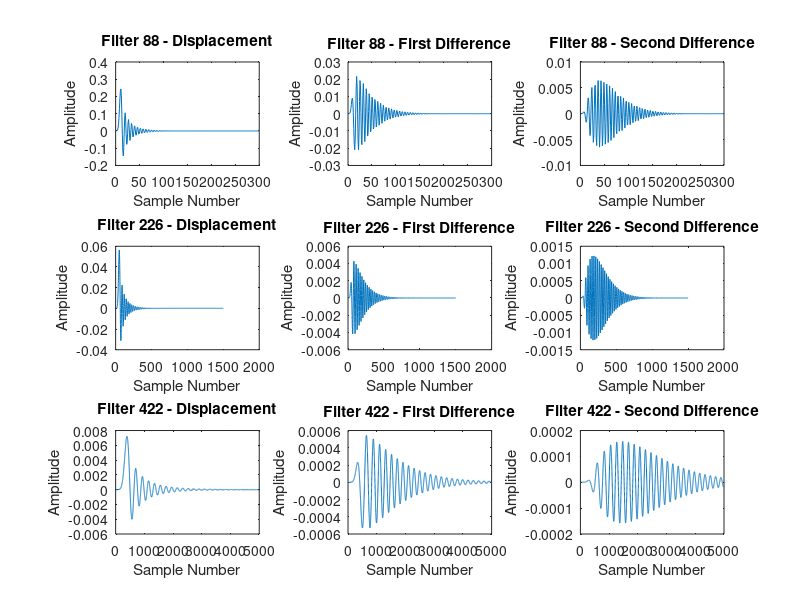
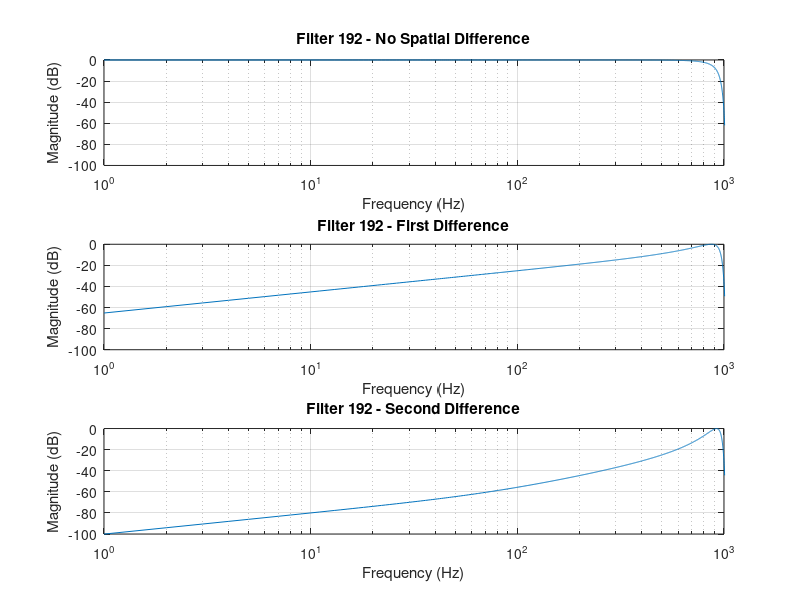
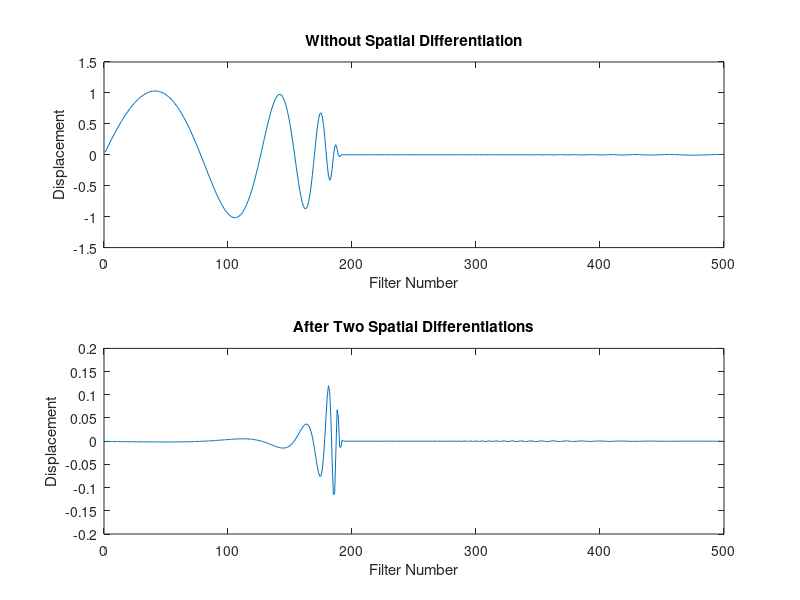
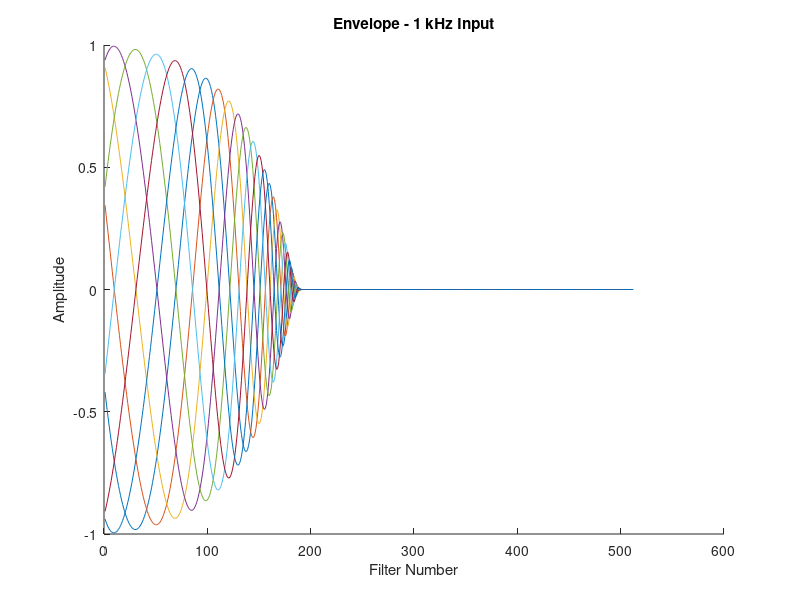

Here is the MATLAB script that generated these plots, in order: (Note: this script raises an error after producing the figures.)
%% Parameters

n = 512;

Qz = 1000000; % set to inf for this stuff
Qp = 8;

fs = 16e3;
dx = 3.5 / n;

% indices for analogue parameters
dist_idx = 1;
fp_idx = 2;
fn_idx = 3;
bwp_idx = 4;
bwz_idx = 5;

% indices for digital parameters
theta_p_idx = 1;
theta_z_idx = 2;
dbwp_idx = 3;
dbwz_idx = 4;

% indices for coefficients
Gp_idx = 1;
b1_idx = 2;
b2_idx = 3;
Gz_idx = 4;
a1_idx = 5;
a2_idx = 6;

% initialise matrices
params = zeros(n, 5);
digi = zeros(n, 4);
coeff = zeros(n, 6);


%% Frequency Calculations

filter_no = 1:n;

arr = 0:(n - 1);
params(:, dist_idx) = arr' * dx;

params(:, fp_idx) = 7500 * 10.^(-0.667 * params(:, dist_idx));

params(1, fn_idx) = 7580;
for i = 2:n
    params(i, fn_idx) = params(i - 1, fp_idx) * 0.985;
end


%% Bandwidth Calculations

for i = 1:n
    params(i, bwp_idx) = params(i, fp_idx) / Qp;
    params(i, bwz_idx) = params(i, fn_idx) / Qz;

    digi(i, theta_p_idx) = params(i, fp_idx) * 2 * pi / fs;
    digi(i, theta_z_idx) = params(i, fn_idx) * 2 * pi / fs;

    digi(i, dbwp_idx) = params(i, bwp_idx) * 2 * pi / fs;
    digi(i, dbwz_idx) = params(i, bwz_idx) * 2 * pi / fs;
end


%% Coefficient Calculations

for i = 1:n
    r = 1 - digi(i, dbwp_idx) / 2;

    coeff(i, b1_idx) = 2 * r * cos(digi(i, theta_p_idx));
    coeff(i, b2_idx) = r^2;

    rz = 1 - digi(i, dbwz_idx) / 2;
    coeff(i, a1_idx) = 2 * rz * cos(digi(i, theta_z_idx));
    coeff(i, a2_idx) = rz^2;

    coeff(i, Gp_idx) = 1 - coeff(i, b1_idx) + coeff(i, b2_idx);
    coeff(i, Gz_idx) = 1 / (1 - coeff(i, a1_idx) + coeff(i, a2_idx));
end


%% Impulse Simulation

N = fs;

x = [1; zeros(N-1, 1)];

displacement = zeros(N, n);
pressure = zeros(N, n);

y = x;

for i = 1:n
    b = coeff(i, Gz_idx) * [1, -coeff(i, a1_idx), coeff(i, a2_idx)];
    a = [1, -coeff(i, b1_idx), coeff(i, b2_idx)];

    y = filter(coeff(i, Gp_idx), a, y);
    displacement(:, i) = y;

    y = filter(b, 1, y);
    pressure(:, i) = y;
end


%% Spatial Differentiation - Impulse

spatial_diff1 = displacement(:, 1:end-1) - displacement(:, 2:end);
spatial_diff2 = spatial_diff1(:, 1:end-1) - spatial_diff1(:, 2:end);


%% FFT - Impulse Response

Y_disp = fft(displacement);
Y_disp1 = fft(spatial_diff1);
Y_disp2 = fft(spatial_diff2);

Y_press = fft(pressure);


%% Plot Impulse Responses

sections = [88, 226, 422];
samples = [300, 1500, 5000];

matrices = {displacement, spatial_diff1, spatial_diff2};
names = {'Displacement', 'First Difference', 'Second Difference'};

figure;

for i = 1:3
    for j = 1:3
        subplot(3, 3, (i-1)*3 + j);

        matrix = matrices{j};
        plot(1:samples(i), matrix(1:samples(i), sections(i)));

        title(sprintf('Filter %d - %s', sections(i), names{j}));
        xlabel('Sample Number');
        ylabel('Amplitude');
    end
end


%% Plot FFT Responses

section = 192;

matrices = {Y_disp, Y_disp1, Y_disp2};
names = {'No Spatial Difference', 'First Difference', 'Second Difference'};

f = (0:floor(N/2)) * fs / N;

figure;

for i = 1:3
    subplot(3, 1, i);

    matrix = matrices{i};

    mag = abs(matrix(1:length(f), section));

    % Normalise so the maximum is 0 dB
    mag = mag / max(mag);

    mag_db = 20 * log10(max(mag, eps));

    semilogx(f(2:end), mag_db(2:end));

    xlim([1, 1000]);
    ylim([-100, 0]);
    grid on;

    title(sprintf('Filter %d - %s', section, names{i}));
    xlabel('Frequency (Hz)');
    ylabel('Magnitude (dB)');
end


%% Sinusoidal Simulation

f_sin = 1000;

t = (0:N-1)' / fs;
x_sin = sin(2*pi*f_sin*t);

displacement_sin = zeros(N, n);
pressure_sin = zeros(N, n);

y = x_sin;

for i = 1:n
    b = coeff(i, Gz_idx) * [1, -coeff(i, a1_idx), coeff(i, a2_idx)];
    a = [1, -coeff(i, b1_idx), coeff(i, b2_idx)];

    y = filter(coeff(i, Gp_idx), a, y);
    displacement_sin(:, i) = y;

    y = filter(b, 1, y);
    pressure_sin(:, i) = y;
end

spatial_sin1 = displacement_sin(:, 1:end-1) - displacement_sin(:, 2:end);
spatial_sin2 = spatial_sin1(:, 1:end-1) - spatial_sin1(:, 2:end);


%% Plot Sinusoidal Spatial Response

sample = 1000;

figure;

subplot(2, 1, 1);
plot(1:size(displacement_sin, 2), displacement_sin(sample, :));
xlim([0, 500]);
xlabel('Filter Number');
ylabel('Displacement');
title('Without Spatial Differentiation');

subplot(2, 1, 2);
plot(1:size(spatial_sin2, 2), spatial_sin2(sample, :));
xlim([0, 500]);
xlabel('Filter Number');
ylabel('Displacement');
title('After Two Spatial Differentiations');


%% Plot Pressure and Spatial Difference Envelopes

matrices = {pressure_sin, spatial_sin2};
num_samples_list = [8, 4];

for j = 1:2
    matrix = matrices{j};
    num_samples = num_samples_list(j);

    start_sample = round(0.5 * fs);
    samples = start_sample + (16 / num_samples) * (0:(num_samples - 1));

    figure;
    hold on;

    for i = samples
        plot(1:size(matrix, 2), matrix(i, :));
    end

    hold off;

    xlabel('Filter Number');
    ylabel('Amplitude');
    title('Envelope - 1 kHz Input');
end


%% Final Validation - Three-Tone Signal

N_test = 2000;
t_test = (0:N_test-1)' / fs;

% Three equal-amplitude sinusoids
f1 = 200;
f2 = 1000;
f3 = 4000;

x_test = sin(2*pi*f1*t_test) ...
       + sin(2*pi*f2*t_test) ...
       + sin(2*pi*f3*t_test);

% Run through cochlear filter bank
displacement_test = zeros(N_test, n);
pressure_test = zeros(N_test, n);

y = x_test;

for i = 1:n

    b = coeff(i, Gz_idx) * ...
        [1, -coeff(i, a1_idx), coeff(i, a2_idx)];

    a = [1, -coeff(i, b1_idx), coeff(i, b2_idx)];

    y = filter(coeff(i, Gp_idx), a, y);
    displacement_test(:, i) = y;

    y = filter(b, 1, y);
    pressure_test(:, i) = y;
end

% Spatial differentiation
spatial_test1 = displacement_test(:, 1:end-1) ...
              - displacement_test(:, 2:end);

spatial_test2 = spatial_test1(:, 1:end-1) ...
              - spatial_test1(:, 2:end);

%% Final Validation - Spatial Displacement Plots

sample_test = 1800;

figure;

subplot(3,1,1);
plot(1:n, displacement_test(sample_test, :));
grid on;
xlabel('Section Number');
ylabel('Displacement');
title('Before Spatial Differentiation');

subplot(3,1,2);
plot(1:n-1, spatial_test1(sample_test, :));
grid on;
xlabel('Section Number');
ylabel('First Difference');
title('After One Stage of Spatial Differentiation');

subplot(3,1,3);
plot(1:n-2, spatial_test2(sample_test, :));
grid on;
xlabel('Section Number');
ylabel('Second Difference');
title('After Two Stages of Spatial Differentiation');

sgtitle(sprintf('Three-Tone Cochlear Response at Sample %d', ...
    sample_test));


%% Final Validation - Frequency Selectivity

% Select 10 sections across the cochlear model
sections = round(linspace(20, 490, 10));

% FFT of impulse responses along the time dimension
N_fft = size(displacement, 1);

Y_disp = fft(displacement, N_fft, 1);
Y_disp2 = fft(spatial_diff2, N_fft, 1);

% Positive frequency axis
f = (0:floor(N_fft/2)) * fs/N_fft;

figure;

%% Before Spatial Differentiation

subplot(2,1,1);
hold on;

for i = 1:length(sections)

    section = sections(i);

    mag = abs(Y_disp(1:length(f), section));

    % Normalise each response to 0 dB
    mag = mag / max(mag);

    mag_db = 20*log10(max(mag, eps));

    semilogx(f(2:end), mag_db(2:end), ...
        'LineWidth', 1.2, ...
        'DisplayName', sprintf('Section %d', section));
end

grid on;
xlim([10 7500]);
ylim([-100 5]);

xlabel('Frequency (Hz)');
ylabel('Normalised magnitude (dB)');
title('Before Spatial Differentiation');
legend('Location', 'bestoutside');


%% After Two Stages of Spatial Differentiation

subplot(2,1,2);
hold on;

for i = 1:length(sections)

    section = sections(i);

    mag = abs(Y_disp2(1:length(f), section));

    % Normalise each response to 0 dB
    mag = mag / max(mag);

    mag_db = 20*log10(max(mag, eps));

    semilogx(f(2:end), mag_db(2:end), ...
        'LineWidth', 1.2, ...
        'DisplayName', sprintf('Section %d', section));
end

grid on;
xlim([10 7500]);
ylim([-100 5]);

xlabel('Frequency (Hz)');
ylabel('Normalised magnitude (dB)');
title('After Two Stages of Spatial Differentiation');

sgtitle('Frequency Selectivity of Cochlear Model');
